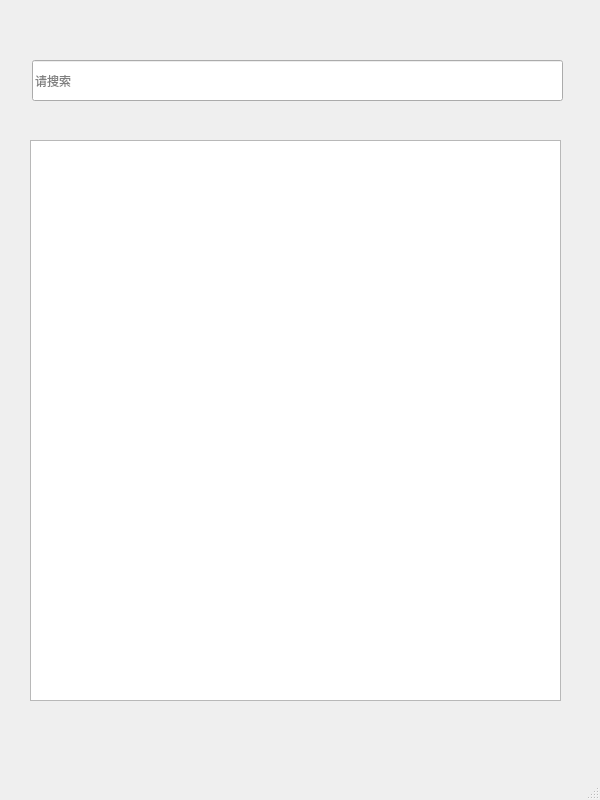
<?xml version="1.0" encoding="UTF-8"?>
<ui version="4.0">
 <class>SearchWindow</class>
 <widget class="QMainWindow" name="SearchWindow">
  <property name="geometry">
   <rect>
    <x>0</x>
    <y>0</y>
    <width>600</width>
    <height>800</height>
   </rect>
  </property>
  <property name="windowTitle">
   <string>SearchWindow</string>
  </property>
  <widget class="QWidget" name="centralwidget">
   <widget class="QLineEdit" name="SearchEdit">
    <property name="geometry">
     <rect>
      <x>32</x>
      <y>60</y>
      <width>531</width>
      <height>41</height>
     </rect>
    </property>
    <property name="placeholderText">
     <string>请搜索</string>
    </property>
   </widget>
   <widget class="QTableWidget" name="tableWidget">
    <property name="geometry">
     <rect>
      <x>30</x>
      <y>140</y>
      <width>531</width>
      <height>561</height>
     </rect>
    </property>
    <property name="showGrid">
     <bool>false</bool>
    </property>
    <property name="wordWrap">
     <bool>true</bool>
    </property>
    <property name="rowCount">
     <number>10</number>
    </property>
    <property name="columnCount">
     <number>2</number>
    </property>
    <attribute name="horizontalHeaderVisible">
     <bool>false</bool>
    </attribute>
    <attribute name="horizontalHeaderCascadingSectionResizes">
     <bool>false</bool>
    </attribute>
    <attribute name="horizontalHeaderDefaultSectionSize">
     <number>250</number>
    </attribute>
    <attribute name="horizontalHeaderShowSortIndicator" stdset="0">
     <bool>false</bool>
    </attribute>
    <attribute name="verticalHeaderVisible">
     <bool>false</bool>
    </attribute>
    <attribute name="verticalHeaderDefaultSectionSize">
     <number>55</number>
    </attribute>
    <row/>
    <row/>
    <row/>
    <row/>
    <row/>
    <row/>
    <row/>
    <row/>
    <row/>
    <row/>
    <column/>
    <column/>
   </widget>
  </widget>
  <widget class="QMenuBar" name="menubar">
   <property name="geometry">
    <rect>
     <x>0</x>
     <y>0</y>
     <width>600</width>
     <height>26</height>
    </rect>
   </property>
  </widget>
  <widget class="QStatusBar" name="statusbar"/>
 </widget>
 <resources>
  <include location="search_window.qrc"/>
 </resources>
 <connections/>
</ui>
